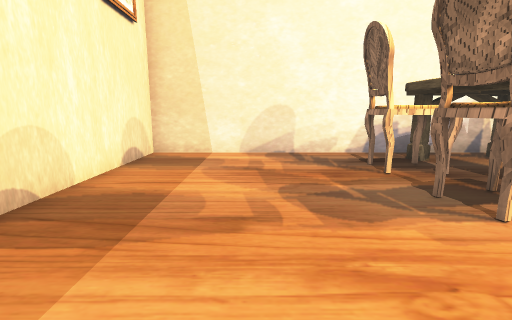
[1] (above)

23 first-person views from a walk through a Unity game level. The camera is 1.4 m above the floor, tilts 10° down and sees 85° across. The floor is counted in squares, 1 m on a side. Each view is taken from the middle of a square. On the plan, view 1 faces up. The plan holds only what a view shows up to about 14 squares ahead; the rest is blank. The place goes on beyond the plan. The player is left out. Some animated figures are not drawn. Some surface patterns are stand-ins.

[2]
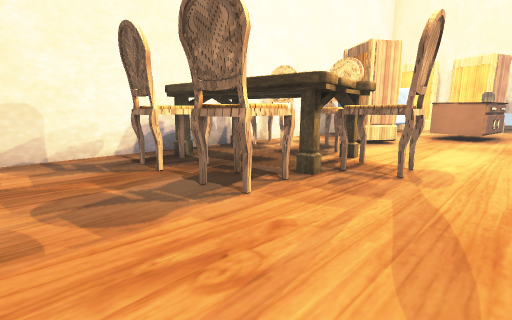

[3]
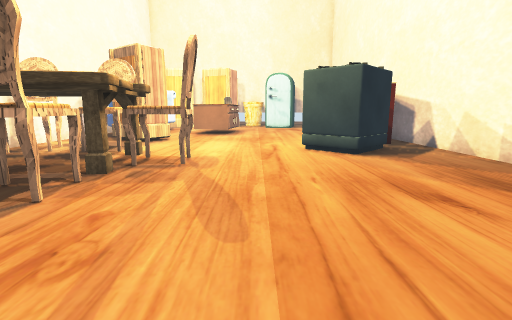

[4]
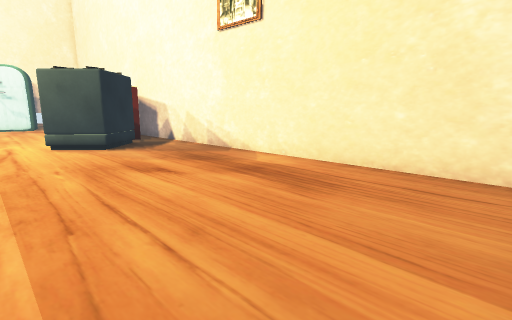

[5]
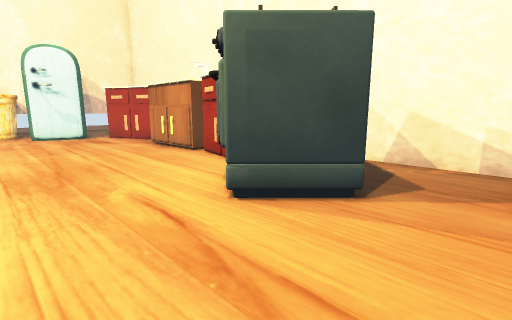

[6]
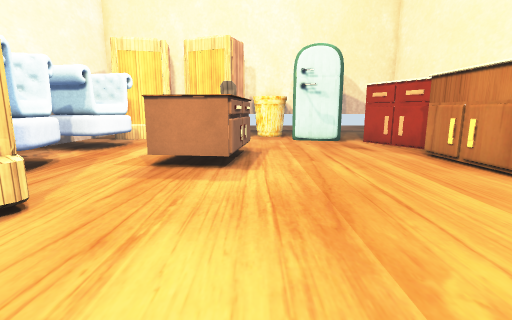

[7]
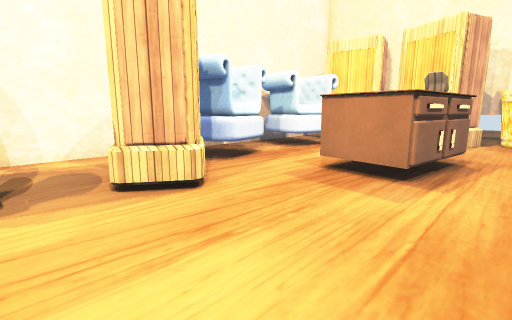

[8]
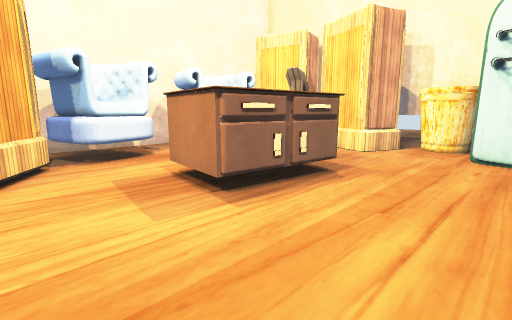

[9]
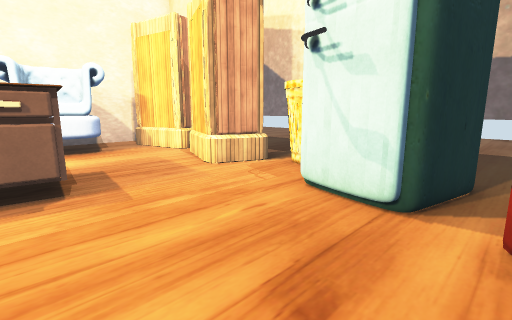

[10]
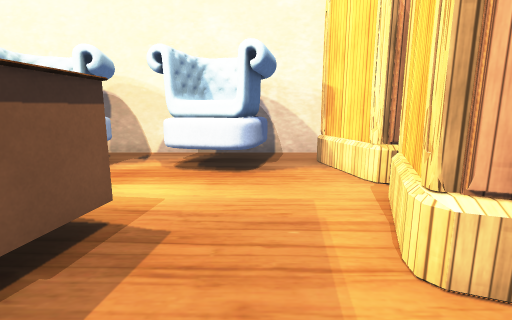

[11]
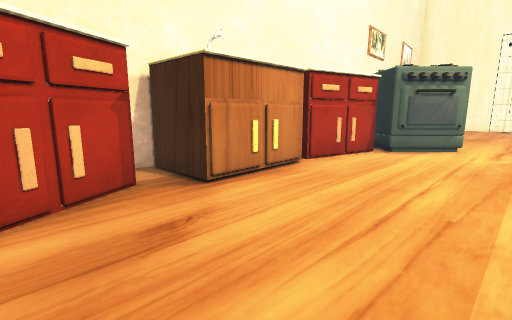

[12]
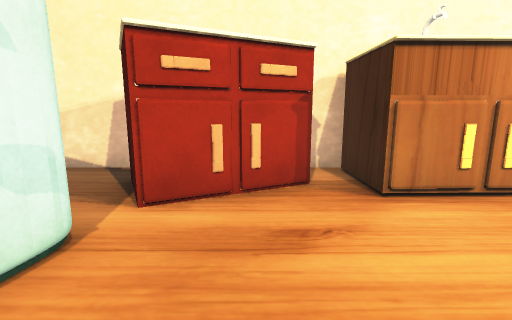

[13]
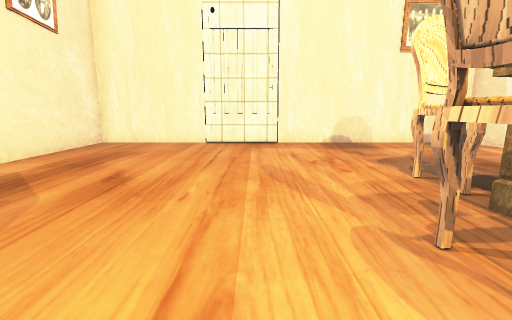

[14]
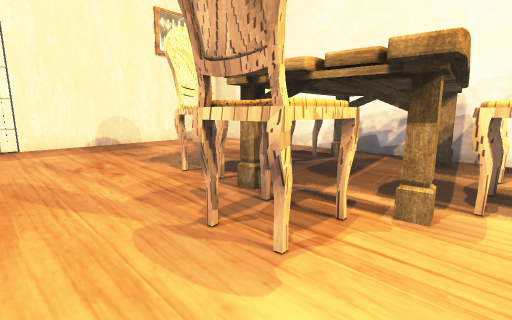

[15]
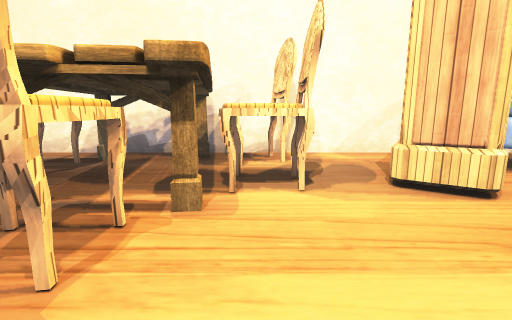

[16]
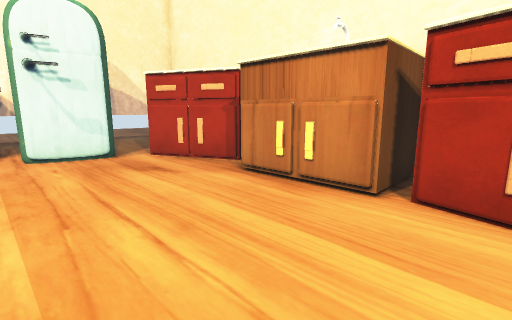

[17]
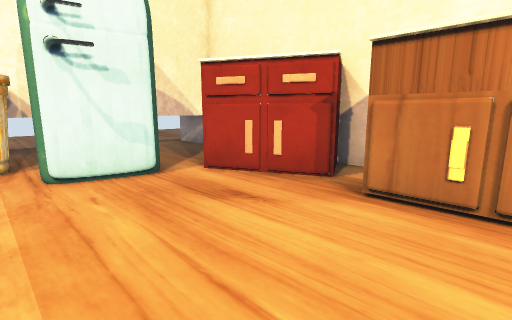

[18]
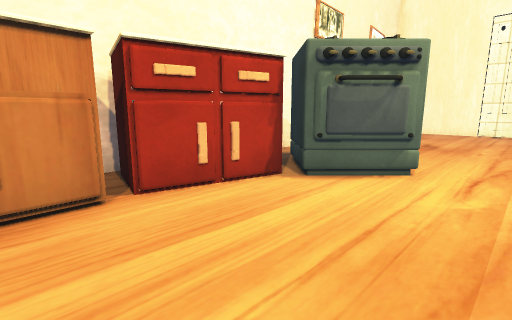

[19]
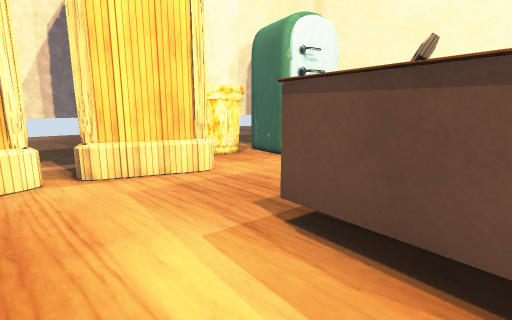

[20]
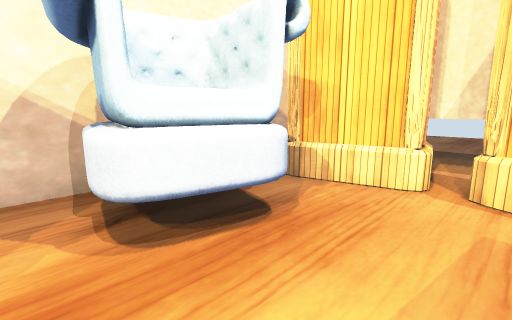

[21]
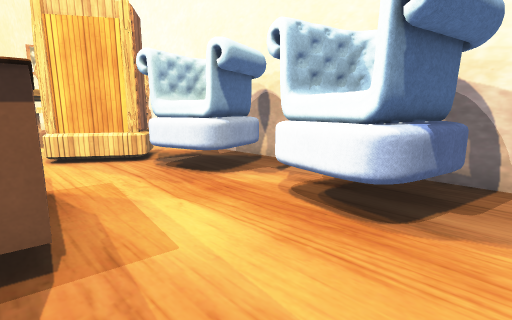

[22]
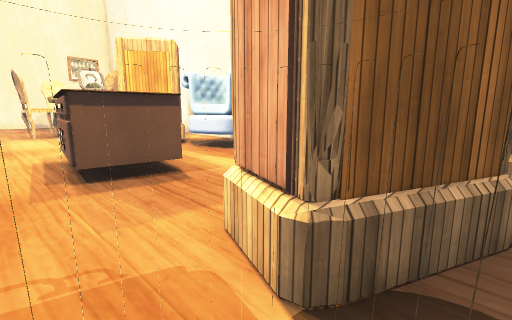

[23]
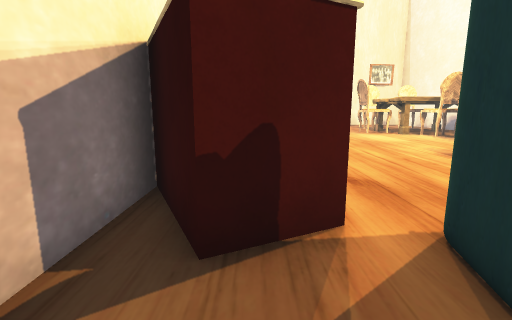

### Floor plan
Key: @ floor where view 1 was taken; # wall or solid block; . floor; T table; C chair; F fridge; S sink; O other object.
Columns run from 4 left of view 1 to 26 right of it. Each row starts with its distance up from view 1.
 10 ##############################
  9 #............C......O...O...
  8 #........T.TCCC....OOO.OOO.O
  7 #......CC....C...O.OOO.OOO.O
  6 #......CC....CC.OOOOO...OO.OOO#
  5 #.......C...CCC.OO..........O #
  4 #......CCCTTT....O..##.....O O#
  3 #......CC.CC........####...OOO#
  2 #.........CC........####..OOO.#
  1 #.....................##......#
  0 #...@.........................#
 -1 #.........................F##.#
 -2 #............OO...........###.#
 -3 #...........OOOO..........###.#
 -4 #............OOOOO..SS...OO...#
 -5 #.............O   OSSSSOO.O...#
 -6 #..............O  OSS SO.OO...#
 -7 ####################  #########

Positions as (right, up) in squares from view 1, and headings:
1: (0, 0), facing up
2: (0, 0), facing up-right
3: (-1, 0), facing right
4: (-3, 0), facing down-right
5: (6, 1), facing down-right
6: (9, 1), facing right
7: (10, 0), facing up-right
8: (13, -2), facing up-right
9: (18, -4), facing up-right
10: (21, 0), facing up
11: (21, 0), facing down-left
12: (20, 0), facing down
13: (9, 0), facing left
14: (9, 0), facing up-left
15: (9, 0), facing up
16: (13, 0), facing down-right
17: (16, 0), facing down-right
18: (16, 0), facing down-left
19: (17, 6), facing down-right
20: (18, 4), facing up-right
21: (22, 3), facing up-left
22: (25, 0), facing up-left
23: (25, -5), facing left
